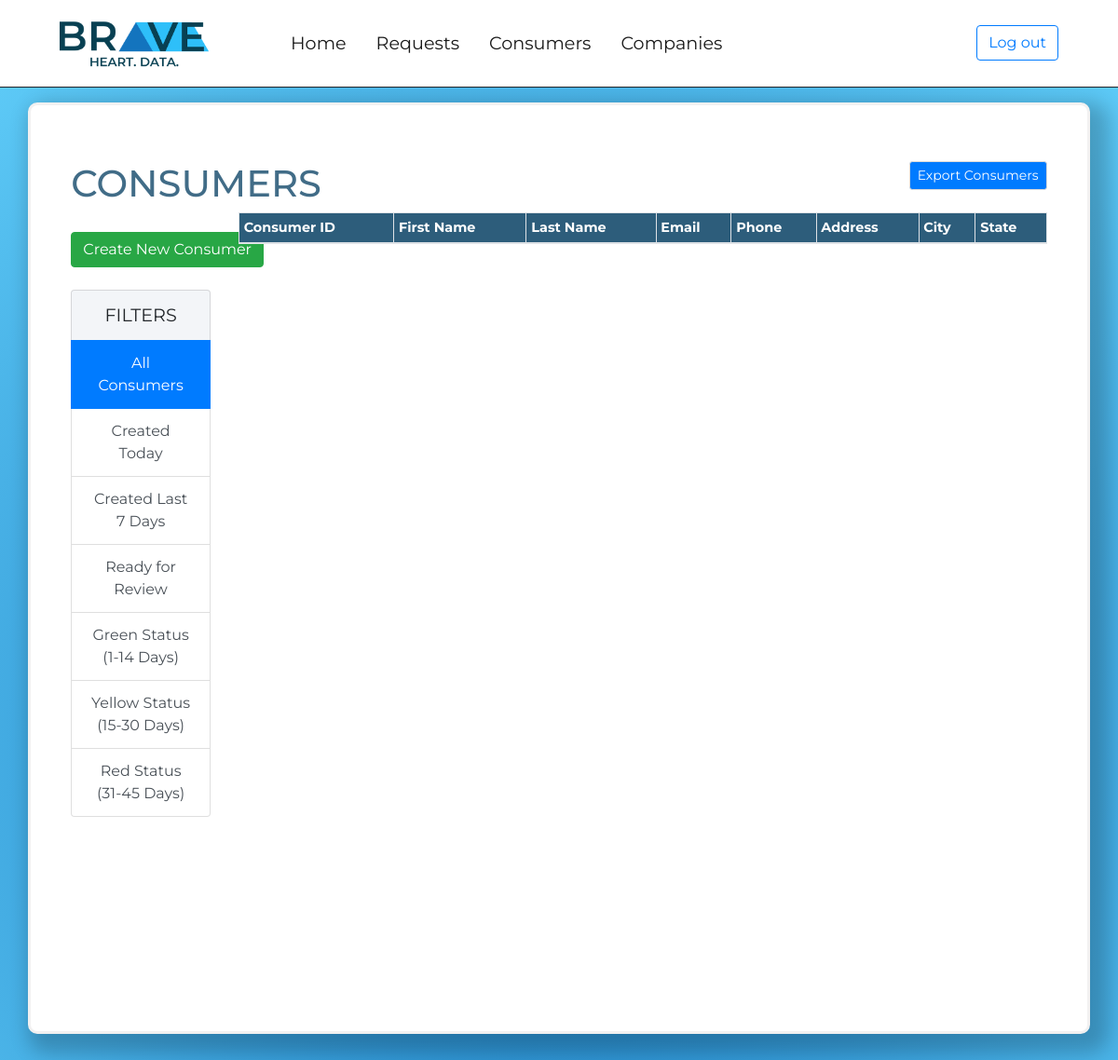
The app's page /console/consumers/ (signed in), older data.
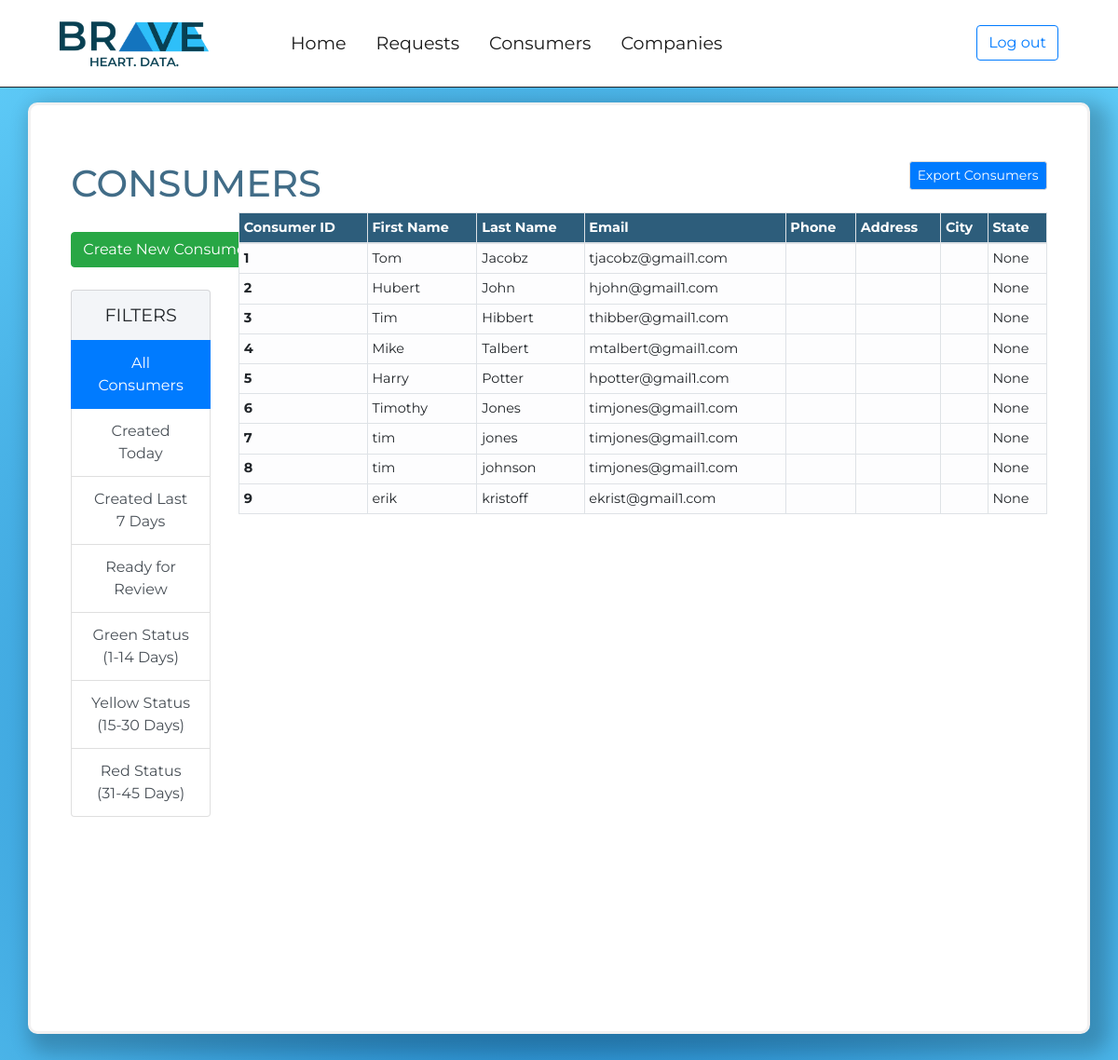
The same page, newer data.
### request_form_app/models.py (models this page shows, shortened)
class Consumer(models.Model):
	ready_for_send_choices=(
		('yes','Yes'),
		('no','No')
		)
	first_name = models.CharField(max_length=256,blank=True)
	last_name = models.CharField(max_length=256,blank=False)
	email = models.EmailField(max_length=256,blank=True)
	alternative_email = models.EmailField(max_length=256,blank=True)
	primary_address = models.CharField(max_length=256,blank=True)
	primary_address_line_two = models.CharField(max_length=256,blank=True)
	primary_city = models.CharField(max_length=256,blank=True)
	primary_state = USStateField(null=True,blank=True)
	primary_zip = USZipCodeField(null=True,blank=True)
	primary_country = models.CharField(max_length=256,blank=True)
	alternative_address = models.CharField(max_length=256,blank=True)
	alternative_address_line_two = models.CharField(max_length=256,blank=True)
	alternative_city = models.CharField(max_length=256,blank=True)
	alternative_state = models.CharField(max_length=256,blank=True)
	alternative_country = models.CharField(max_length=256,blank=True)
	ssn = USSocialSecurityNumberField(null=True,blank=True)
	driver_license_number = models.CharField(max_length=10,blank=True)
	driver_license_state = models.CharField(max_length=2,blank=True)
	date_of_birth = models.DateField(null=True,blank=True)
	terms_of_service_signed = models.BooleanField(default=False)
	identity_verified = models.BooleanField(default=False,null=True)
	created_at = models.DateTimeField(auto_now_add=True)
	updated_at = models.DateTimeField(auto_now=True)
	phone = models.CharField(max_length=13,blank=True)
	alternative_phone = models.CharField(max_length=13,blank=True)

### user_console/views.py (the view)
# urls.py: path('consumers/',views.ConsumerListView.as_view(),name='consumer_list'),
class ConsumerListView(LoginRequiredMixin,ListView):
	model = Consumer
	context_object_name = 'consumer_list'
	template_name = 'user_console/consumer_list.html'
	login_url = '/console/login/'
	def get_context_data(self,**kwargs):
		context = super(ConsumerListView,self).get_context_data(**kwargs)
		context['everyone_list'] = Consumer.objects.all()
		return context

### user_console/templates/user_console/consumer_list.html
{% extends 'user_console/console_base.html' %}
{% load staticfiles %}
{% block css_block %}
	<link rel="stylesheet" type="text/css" href="{% static 'user_console/consumer_list.css' %}">
{% endblock %}
{% block main_block %}
	<div class="container-fullwidth" id="consumer-container">
		<div class="container-fullwidth" id="consumer-header-container">
		<div class="row" id="consumer-row">
			<div class="col-2 text-center">
				<h1 class="display-5" id="consumer-header">CONSUMERS</h1>
				<button type="button" class="btn btn-success mb-4">Create New Consumer</button>
				<div class="list-group" id="list-tab" role="tablist">
					<li class="list-group-item" style="text-align: center;font-size:1.2em;background-color:#F3F5F8 ">FILTERS</li>
					<a class="list-group-item list-group-item-action active" id="filter-1-list" data-toggle='list' href='#filter-1' role='tab' aria-controls='filter-1'>All Consumers</a>
					<a class="list-group-item list-group-item-action" id="filter-2-list" data-toggle='list' href='#filter-2' role='tab' aria-controls='filter-2'>Created Today</a>
					<a class="list-group-item list-group-item-action" id="filter-3-list" data-toggle='list' href='#filter-3' role='tab' aria-controls='filter-3'>Created Last 7 Days</a>
					<a class="list-group-item list-group-item-action" id="filter-4-list" data-toggle='list' href='#filter-4' role='tab' aria-controls='filter-4'>Ready for Review</a>
					<a class="list-group-item list-group-item-action" id="filter-5-list" data-toggle='list' href='#filter-5' role='tab' aria-controls='filter-5'>Green Status (1-14 Days)</a>
					<a class="list-group-item list-group-item-action" id="filter-6-list" data-toggle='list' href='#filter-6' role='tab' aria-controls='filter-6'>Yellow Status (15-30 Days)</a>
					<a class="list-group-item list-group-item-action" id="filter-7-list" data-toggle='list' href='#filter-7' role='tab' aria-controls='filter-7'>Red Status (31-45 Days)</a>
				</div>
			</div>
			<div class="col-10">
				<button type="button" class="btn btn-primary btn-sm mb-4 float-right">Export Consumers</button>
				<div class="tab-content" id="nav-tabContent">
					<div class="tab-pane show active" id="filter-1" role='tabpanel' arialabelledby='filter-1-list'>
					<table class="table table-light table-bordered table-hover table-sm" id="consumer-table">
						<thead class="thead" style="background-color:#2d5d7b;color: white;">
							<th class="table-head" scope="col">Consumer ID</th>
							<th class="table-head" scope="col">First Name</th>
							<th class="table-head" scope="col">Last Name</th>
							<th class="table-head" scope="col">Email</th>
							<th class="table-head" scope="col">Phone</th>
							<th class="table-head" scope="col">Address</th>
							<th class="table-head" scope="col">City</th>
							<th class="table-head" scope="col">State</th>
						</thead>
						<tbody>
							{% for consumer in everyone_list %}
								<tr>
									<th scope="row">{{consumer.pk }}</th>
									<td>{{consumer.first_name}}</td>
									<td>{{consumer.last_name}}</td>
									<td>{{consumer.email }}</td>
									<td>{{consumer.phone}}</td>
									<td style="max-width: 400px;">{{consumer.primary_address}}</td>
									<td>{{consumer.primary_city}}</td>
									<td>{{consumer.primary_state}}</td>
								</tr>
							{% endfor %}
						</tbody>
					</table>
					</div>
				</div>
		</div>
		</div>
		</div>
	</div>
{% endblock %}

Row changes from the older to the newer data that the page shows:
added Consumer: pk "1", first_name "Tom", last_name "Jacobz", email "tjacobz@gmail1.com", primary_state "None"
added Consumer: pk "2", first_name "Hubert", last_name "John", email "hjohn@gmail1.com", primary_state "None"
added Consumer: pk "3", first_name "Tim", last_name "Hibbert", email "thibber@gmail1.com", primary_state "None"
added Consumer: pk "4", first_name "Mike", last_name "Talbert", email "mtalbert@gmail1.com", primary_state "None"
added Consumer: pk "5", first_name "Harry", last_name "Potter", email "hpotter@gmail1.com", primary_state "None"
added Consumer: pk "6", first_name "Timothy", last_name "Jones", email "timjones@gmail1.com", primary_state "None"
added Consumer: pk "7", first_name "tim", last_name "jones", email "timjones@gmail1.com", primary_state "None"
added Consumer: pk "8", first_name "tim", last_name "johnson", email "timjones@gmail1.com", primary_state "None"
added Consumer: pk "9", first_name "erik", last_name "kristoff", email "ekrist@gmail1.com", primary_state "None"
